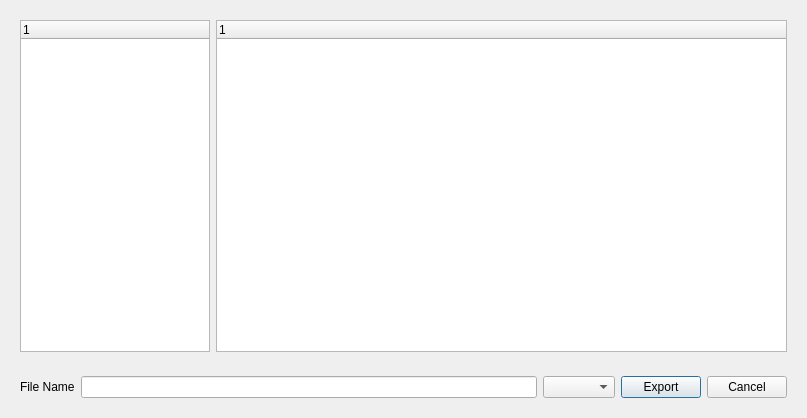
<?xml version="1.0" encoding="UTF-8"?>
<ui version="4.0">
 <class>OmniverseFileViewDialog</class>
 <widget class="QDialog" name="OmniverseFileViewDialog">
  <property name="geometry">
   <rect>
    <x>0</x>
    <y>0</y>
    <width>807</width>
    <height>418</height>
   </rect>
  </property>
  <property name="windowTitle">
   <string/>
  </property>
  <layout class="QGridLayout" name="gridLayout">
   <item row="0" column="0">
    <widget class="QWidget" name="widget_2" native="true">
     <layout class="QHBoxLayout" name="horizontalLayout">
      <item>
       <widget class="QTreeWidget" name="m_treeDirectoryView">
        <property name="sizePolicy">
         <sizepolicy hsizetype="Expanding" vsizetype="Expanding">
          <horstretch>1</horstretch>
          <verstretch>0</verstretch>
         </sizepolicy>
        </property>
        <column>
         <property name="text">
          <string notr="true">1</string>
         </property>
        </column>
       </widget>
      </item>
      <item>
       <widget class="QTreeWidget" name="m_treeFileView">
        <property name="sizePolicy">
         <sizepolicy hsizetype="Expanding" vsizetype="Expanding">
          <horstretch>3</horstretch>
          <verstretch>0</verstretch>
         </sizepolicy>
        </property>
        <column>
         <property name="text">
          <string notr="true">1</string>
         </property>
        </column>
       </widget>
      </item>
     </layout>
    </widget>
   </item>
   <item row="1" column="0">
    <widget class="QWidget" name="widget_3" native="true">
     <layout class="QHBoxLayout" name="horizontalLayout_2">
      <item>
       <widget class="QLabel" name="label_2">
        <property name="text">
         <string>File Name</string>
        </property>
       </widget>
      </item>
      <item>
       <widget class="QLineEdit" name="m_editFileName"/>
      </item>
      <item>
       <widget class="QComboBox" name="m_cboFileExtension"/>
      </item>
      <item>
       <widget class="QPushButton" name="m_btnExport">
        <property name="text">
         <string>Export</string>
        </property>
       </widget>
      </item>
      <item>
       <widget class="QPushButton" name="m_btnCancel">
        <property name="text">
         <string>Cancel</string>
        </property>
       </widget>
      </item>
     </layout>
    </widget>
   </item>
  </layout>
 </widget>
 <resources/>
 <connections/>
</ui>
